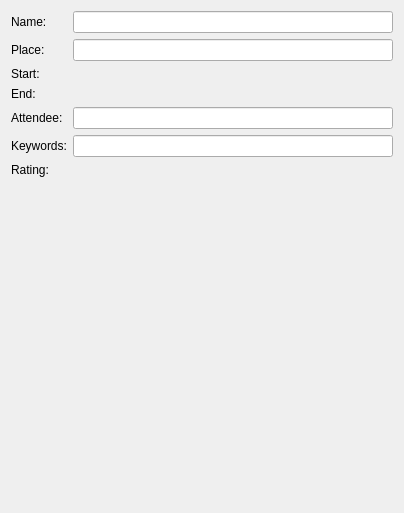
<?xml version="1.0" encoding="UTF-8"?>
<ui version="4.0">
 <class>EventWidget</class>
 <widget class="QWidget" name="EventWidget">
  <property name="geometry">
   <rect>
    <x>0</x>
    <y>0</y>
    <width>404</width>
    <height>513</height>
   </rect>
  </property>
  <property name="windowTitle">
   <string>Form</string>
  </property>
  <layout class="QVBoxLayout" name="verticalLayout_2">
   <item>
    <widget class="QWidget" name="frameWidget" native="true">
     <layout class="QVBoxLayout" name="verticalLayout">
      <property name="margin">
       <number>0</number>
      </property>
      <item>
       <layout class="QFormLayout" name="formLayout">
        <item row="0" column="0">
         <widget class="QLabel" name="label">
          <property name="text">
           <string>Name:</string>
          </property>
         </widget>
        </item>
        <item row="0" column="1">
         <widget class="StringEdit" name="editName"/>
        </item>
        <item row="1" column="0">
         <widget class="QLabel" name="label_2">
          <property name="text">
           <string>Place:</string>
          </property>
         </widget>
        </item>
        <item row="1" column="1">
         <widget class="StringEdit" name="editPlace"/>
        </item>
        <item row="2" column="0">
         <widget class="QLabel" name="label_3">
          <property name="text">
           <string>Start:</string>
          </property>
         </widget>
        </item>
        <item row="2" column="1">
         <widget class="KDateTimeWidget" name="editStartTime"/>
        </item>
        <item row="3" column="0">
         <widget class="QLabel" name="label_4">
          <property name="text">
           <string>End:</string>
          </property>
         </widget>
        </item>
        <item row="3" column="1">
         <widget class="KDateTimeWidget" name="editEndTime"/>
        </item>
        <item row="4" column="0">
         <widget class="QLabel" name="label_6">
          <property name="text">
           <string>Attendee:</string>
          </property>
         </widget>
        </item>
        <item row="4" column="1">
         <widget class="TagEdit" name="editAttendee"/>
        </item>
        <item row="5" column="0">
         <widget class="QLabel" name="label_7">
          <property name="text">
           <string>Keywords:</string>
          </property>
         </widget>
        </item>
        <item row="5" column="1">
         <widget class="TagEdit" name="editTags"/>
        </item>
        <item row="6" column="0">
         <widget class="QLabel" name="label_5">
          <property name="text">
           <string>Rating:</string>
          </property>
         </widget>
        </item>
        <item row="6" column="1">
         <widget class="KRatingWidget" name="editRating"/>
        </item>
       </layout>
      </item>
      <item>
       <widget class="ListPartsWidget" name="listPartsWidget" native="true"/>
      </item>
     </layout>
    </widget>
   </item>
   <item>
    <spacer name="verticalSpacer">
     <property name="orientation">
      <enum>Qt::Vertical</enum>
     </property>
     <property name="sizeHint" stdset="0">
      <size>
       <width>20</width>
       <height>40</height>
      </size>
     </property>
    </spacer>
   </item>
  </layout>
 </widget>
 <customwidgets>
  <customwidget>
   <class>KDateTimeWidget</class>
   <extends>QWidget</extends>
   <header>kdatetimewidget.h</header>
  </customwidget>
  <customwidget>
   <class>KRatingWidget</class>
   <extends>QFrame</extends>
   <header>kratingwidget.h</header>
  </customwidget>
  <customwidget>
   <class>TagEdit</class>
   <extends>QLineEdit</extends>
   <header>propertywidgets/tagedit.h</header>
   <slots>
    <signal>widgetEnabled(bool)</signal>
   </slots>
  </customwidget>
  <customwidget>
   <class>StringEdit</class>
   <extends>QLineEdit</extends>
   <header>propertywidgets/stringedit.h</header>
   <slots>
    <signal>widgetEnabled(bool)</signal>
   </slots>
  </customwidget>
  <customwidget>
   <class>ListPartsWidget</class>
   <extends>QWidget</extends>
   <header>sidebar/listpartswidget.h</header>
   <container>1</container>
  </customwidget>
 </customwidgets>
 <resources/>
 <connections/>
</ui>
